Frame 1 (no input): blank canvas, image omitted
Frame 60 (no input): blank canvas, image omitted
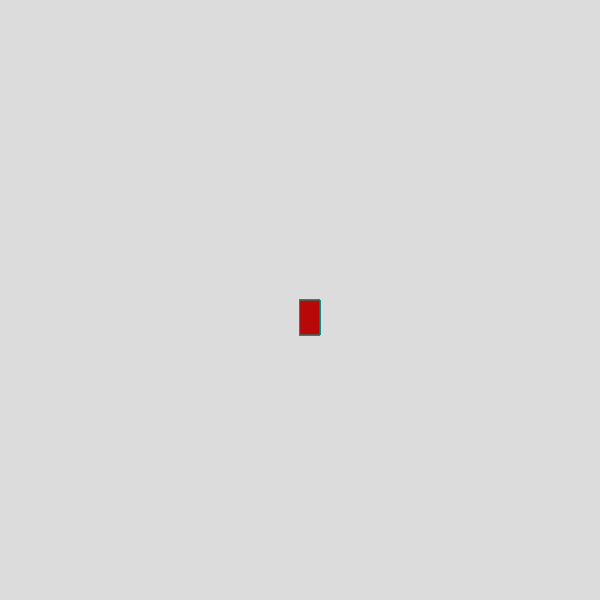
Frame 120 (the mouse pressed at the canvas centre since frame 60)

The p5.js sketch whose frames 1 and 60 were blank and that drew this single picture after the mouse press (run headless with seeded random() and noise() and a simulated clock; from frame 60 on, the mouse is pressed at the canvas centre):

// p5.js sketch
// ── sketch.js
function setup() {
    createCanvas(600, 600);
    background(220);
  }
  
  function draw() {
    stroke("#009688");
    fill("rgb(184,8,8)");
    
    if(mouseIsPressed){
      rect(mouseX, mouseY, 20, 35);
    }
    
  }
